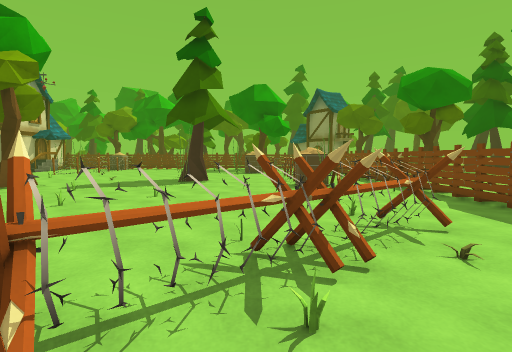
[1] (above)

24 first-person views from a walk through a 3-D level made in the Unity game engine. The camera is 1.3 m above the floor, tilts 4° down and sees 85° across. The floor is counted in squares, 1 m on a side. Each view is taken from the middle of a square. On the plan, view 1 faces up. The plan holds only what a view shows up to about 13 squares ahead; the rest is blank. The place goes on beyond the plan.

[2]
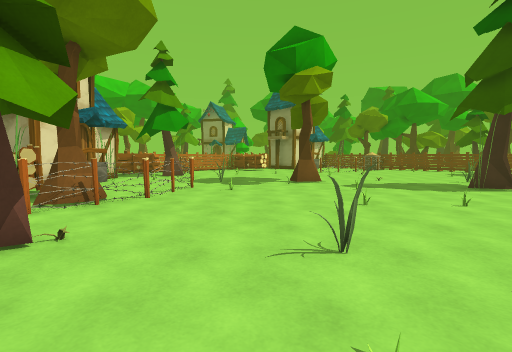

[3]
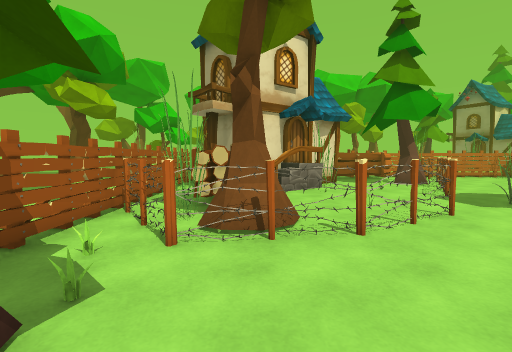

[4]
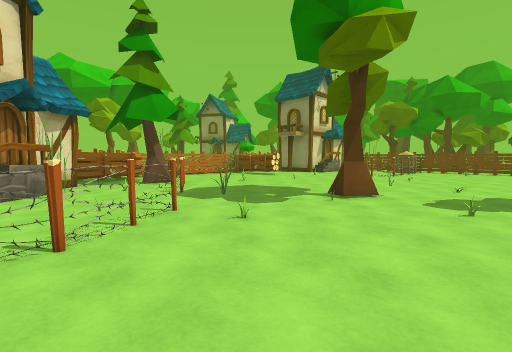

[5]
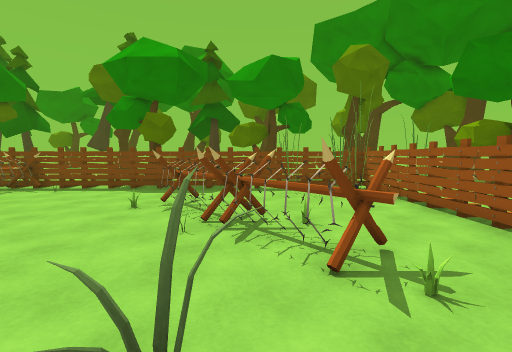

[6]
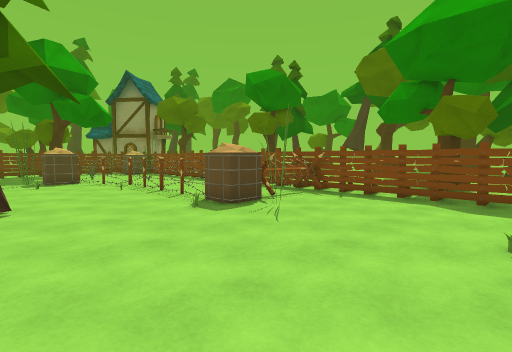

[7]
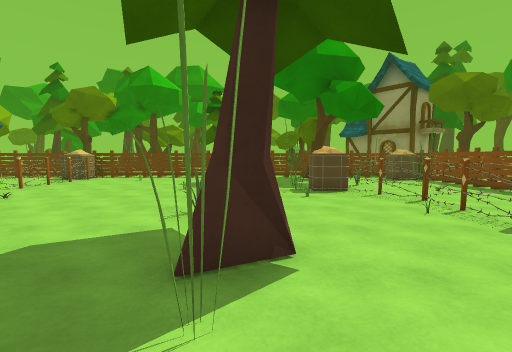

[8]
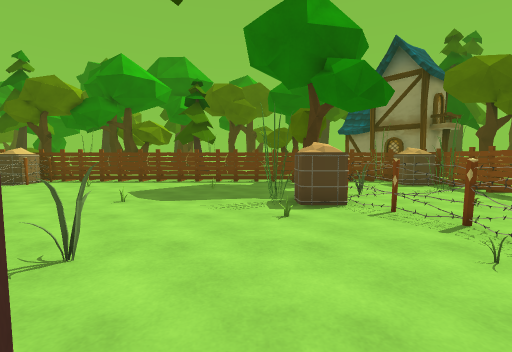

[9]
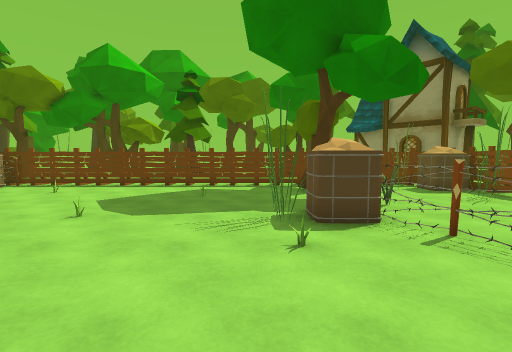

[10]
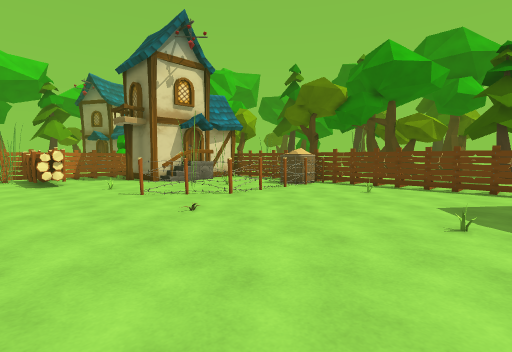

[11]
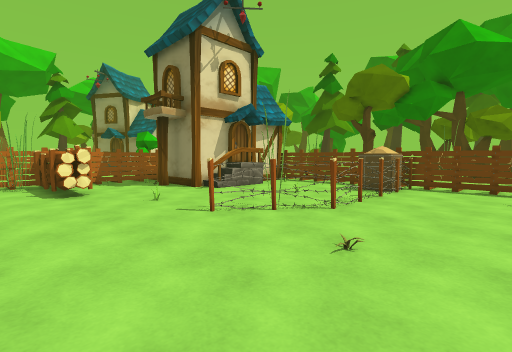

[12]
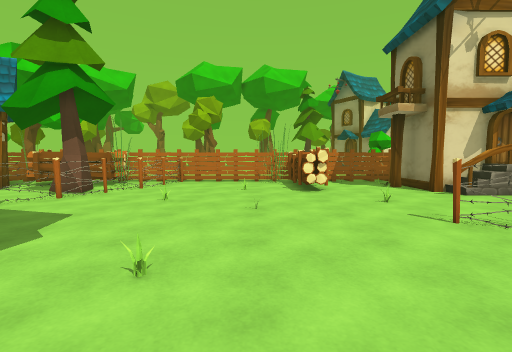

[13]
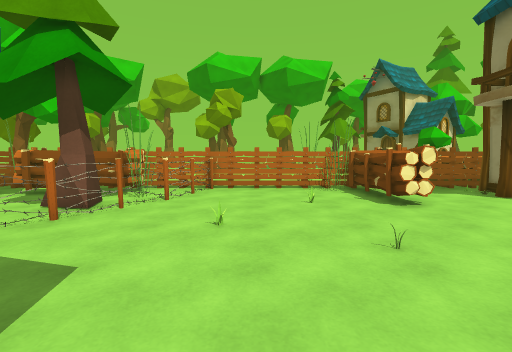

[14]
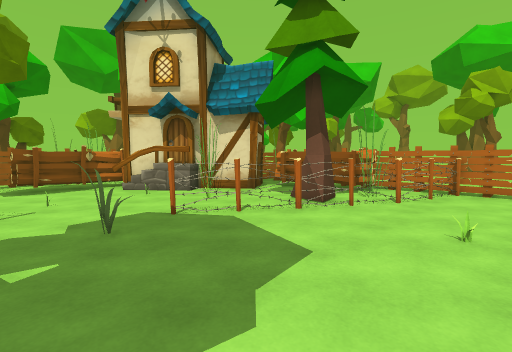

[15]
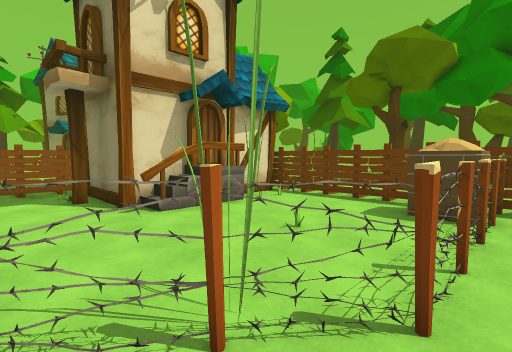

[16]
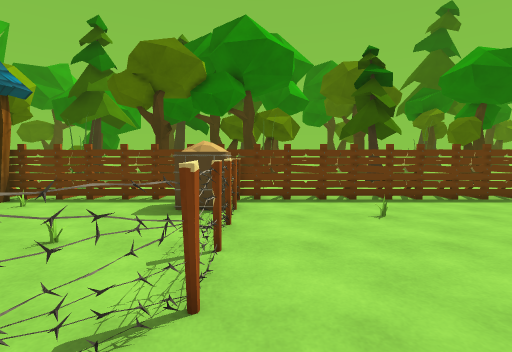

[17]
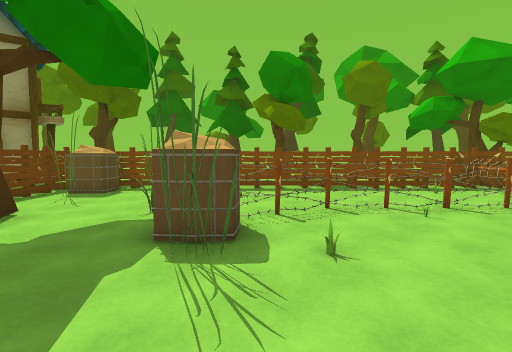

[18]
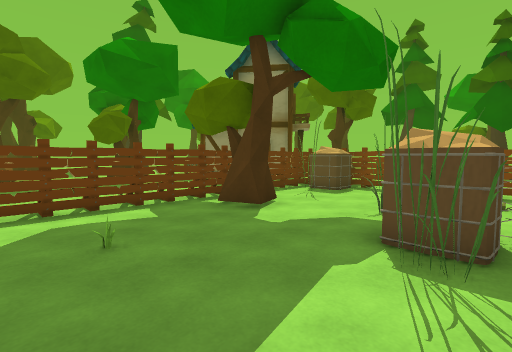

[19]
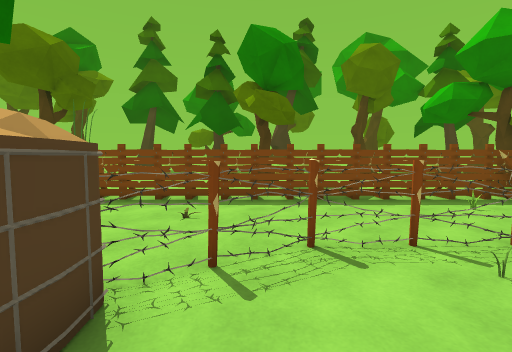

[20]
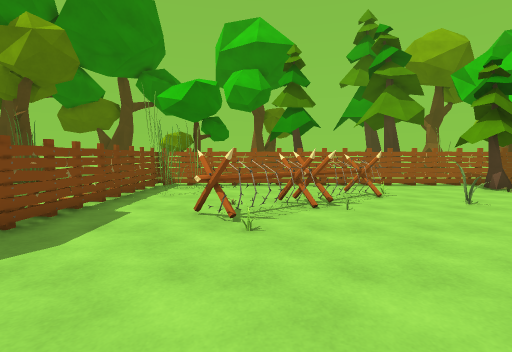

[21]
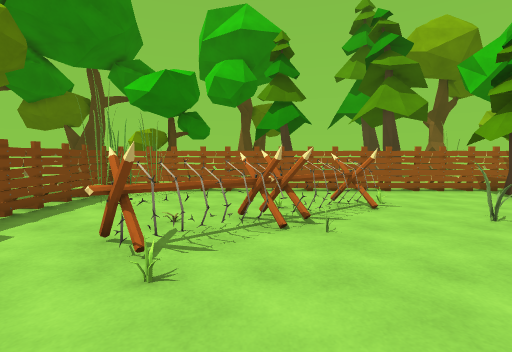

[22]
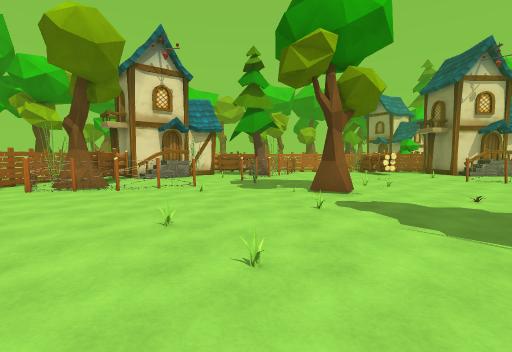

[23]
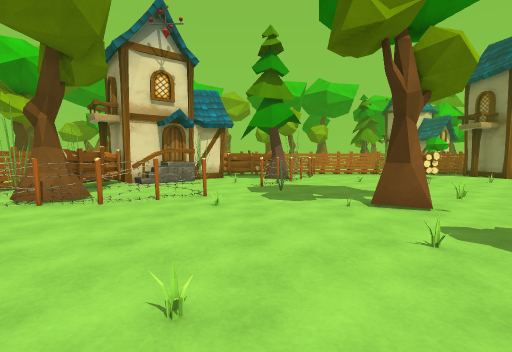

[24]
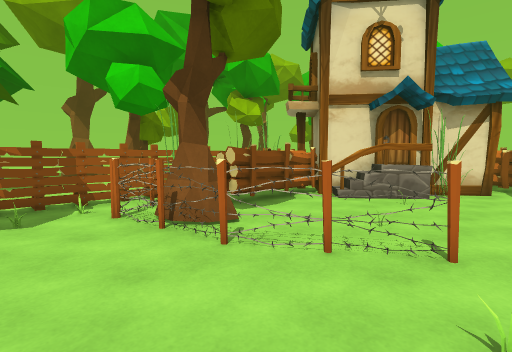

### Floor plan
Key: @ floor where view 1 was taken; # wall or solid block; x gap in a wall; . floor; = window, fence, low wall or low ledge; B barrier; T pine tree; F fence; H house; O other object.
Columns run from 25 left of view 1 to 8 right of it. Each row starts with its distance up from view 1.
 31       O
 30       O      O
 29       ===================== ===# O
 28     HHH....BB.............. ...  O
 27      HHO...BF............OO..OBB=
 26       HO....F...O........O......=
 25       HH....F........O........Ox=
 24    H  HH..O.F...................=
 23  =.HHHHH....F..............O....=
 22  =.OH.......F......O...OBB......=
 21  =.........F...........OBBF..O..=
 20  =......O..F..O.........O.F.....=
 19  =BB.B.....................F....=
 18  =BBBBB....................F....=
 17 O#OO.................O....OF....=
 16 O#...O...O.................F....=
 15  =...........O...O...TT....F..O.=
 14  =...................T.....F....=
 13  =......O.......O....OO....FBBBB=
 12  =FFF.........OO..........OBBBBB=
 11  =#.FF.........O..O.........O...=
 10  =#BOTFF.......O..............O.=
  9  =BB.TT.FF.O..........O.........=
  8  = B......F.....................=
  7    B....O......O....O...........=
  6    B.H.......F.............O....=
  5  =OHHHHH.O..O.F............BB...=
  4   #   HHH.....F..........BBB....=
  3        HHH....FF.....O..BBB.O...=.
  2         H....OOF.......BBO....O.=.
  1        HBBBBBOOF..O....OB.....O.=
  0       HH    BFFO.OT......@...OO#=.
 -1       ####O##F...##.............O.
 -2            ====================#
 -3      OO          O            OO
 -4                  O

Where each view was taken, in squares from view 1:
view 1: 0 up, 0 right, facing up
view 2: 0 up, 2 left, facing up-left
view 3: 2 up, 6 left, facing left
view 4: 3 up, 6 left, facing up-left
view 5: 3 up, 5 left, facing right
view 6: 6 up, 3 left, facing up-right
view 7: 11 up, 3 left, facing up
view 8: 14 up, 2 left, facing up
view 9: 16 up, 2 left, facing up
view 10: 16 up, 5 left, facing up-left
view 11: 16 up, 9 left, facing up-left
view 12: 16 up, 9 left, facing left
view 13: 14 up, 12 left, facing left
view 14: 14 up, 12 left, facing down-left
view 15: 20 up, 12 left, facing up-left
view 16: 20 up, 12 left, facing up
view 17: 21 up, 5 left, facing right
view 18: 21 up, 5 left, facing up-right
view 19: 20 up, 2 left, facing right
view 20: 11 up, 2 right, facing down
view 21: 9 up, 1 right, facing down
view 22: 9 up, 0 right, facing left
view 23: 8 up, 3 left, facing left
view 24: 7 up, 8 left, facing down-left
